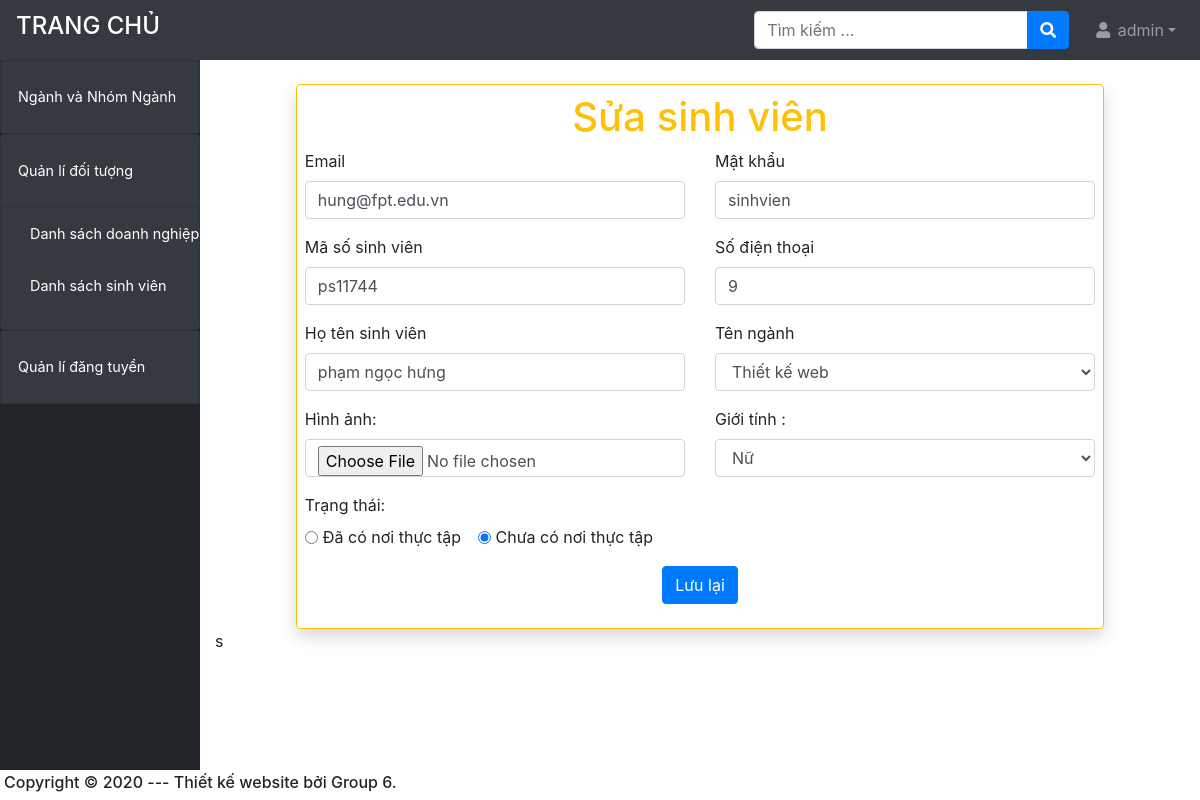
The page /admin/?ctrl=sinh_vien&act=edit&id_sv=47 (signed in) on the database as committed earlier.
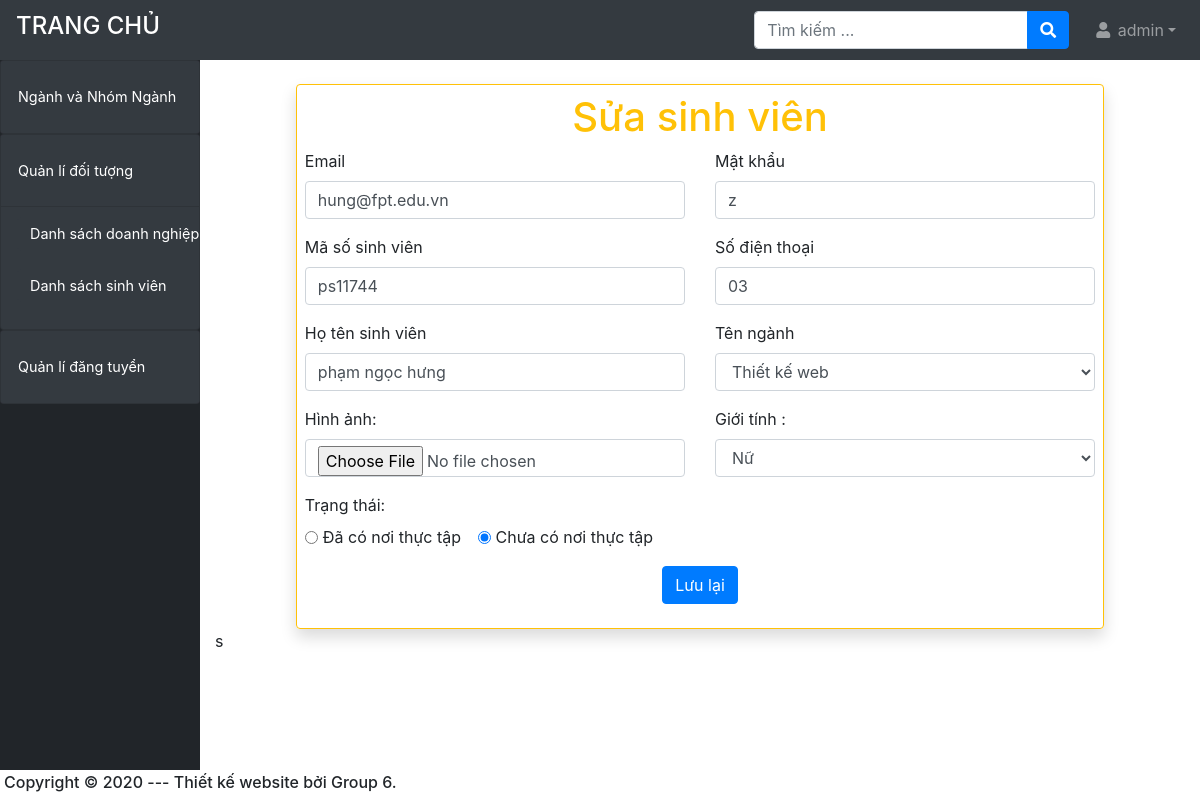
The same page on the database as committed later.
### tables this page shows
CREATE TABLE `user` (
  `id_user` int(12) NOT NULL,
  `user` varchar(50) NOT NULL,
  `pass` varchar(30) NOT NULL,
  `email` varchar(200) DEFAULT NULL,
  `chuc_vu` tinyint(1) NOT NULL,
  `kich_hoat` tinyint(1) DEFAULT 0 COMMENT 'dùng để check lần đầu login '
);

CREATE TABLE `sinh_vien` (
  `id_sv` int(11) NOT NULL,
  `id_user` int(12) NOT NULL,
  `mssv` varchar(10) DEFAULT NULL,
  `id_nganh` int(11) DEFAULT NULL,
  `ho_ten` varchar(50) DEFAULT NULL,
  `gioi_tinh` tinyint(1) DEFAULT NULL,
  `ngay_sinh` date DEFAULT NULL,
  `anh` varchar(100) DEFAULT NULL,
  `sdt` varchar(11) DEFAULT NULL,
  `dia_chi` varchar(200) DEFAULT NULL,
  `trang_thai` tinyint(1) DEFAULT NULL COMMENT '0 chưa có nơi thực tập 1 đã có'
);

### system/database.php (called while the page is built, shortened)
<?php
    function getConnection()  {
        try {
            $conn = new PDO("mysql:host=".HOST_DB.";dbname=".NAME_DB, USER_DB, PASS_DB);
            $conn->setAttribute(PDO::ATTR_ERRMODE, PDO::ERRMODE_EXCEPTION);
            return $conn;
            } catch(PDOException $e) {
            echo "Connection failed: " . $e->getMessage();
            }
        }
    function query($sql)   {
        $conn = getConnection();
        $result = $conn->query($sql);
        return $result;
        }
    function queryOne($sql) {
        $conn = getConnection();
        $result = $conn->query($sql);
        $row = $result->fetch(PDO::FETCH_ASSOC);
        return $row;
    }
?>

### admin/models/sinh_vien.php (called while the page is built, shortened)
<?php require_once('../system/database.php');
function getAllUser()
{
    $sql = "SELECT * from user";
    return query($sql);
}
function getSinhvienByID($id_sv)
{
    $sql = "SELECT * from sinh_vien where id_sv='$id_sv'";
    return queryOne($sql);
}
?>

### admin/models/nganh.php (called while the page is built, shortened)
<?php require_once('../system/database.php');
function getAllNganh()
{
    $sql = "SELECT * from nganh";
    return query($sql);
}
?>

### admin/views/sinh_vien-edit.php (the view, shortened to what the changed rows need)
    <form method="POST" class="col-10 mx-auto border border-warning p-2 shadow rounded mt-4" action="<?= ADMIN_URL ?>/?ctrl=sinh_vien&act=update" enctype="multipart/form-data">
        <div class="row justify-content-center align-items-center text-warning">
            <h1>Sửa sinh viên</h1>
        </div>
        <div class="row">
            <div class="form-group col-6">
            <label for="">Email</label>
                <?php $ds = getAllUser();
                foreach ($ds as $u) { ?>
                    <?php if ($row['id_user'] == $u['id_user']) { ?>
                        <input type="email" class="form-control" required id="email" name="email" value="<?= $u['email'] ?>">
                    <?php } ?>
                <?php } ?>
            </div>
            <div class="form-group col-6">
                <label for="">Mật khẩu</label>
                <?php $ds = getAllUser();
                foreach ($ds as $u) { ?>
                    <?php if ($row['id_user'] == $u['id_user']) { ?>
                        <input type="text" class="form-control" required id="email" name="pass" value="<?= $u['pass'] ?>">
                    <?php } ?>
                <?php } ?>
            </div>
        </div>
        <div class="row">
            <div class="form-group col-6">
                <label for="">Mã số sinh viên</label>
                <input type="text" class="form-control" id="mssv" name="mssv" required value="<?= $row['mssv'] ?>">
            </div>
            <div class="form-group col-6">
                <label for="">Số điện thoại</label>
                <input type="number" class="form-control" id="sdt" name="sdt" required value="<?= $row['sdt'] ?>">
            </div>
        </div>
        <div class="row">
            <div class="form-group col-6">
                <label for="">Họ tên sinh viên</label>
                <input type="text" class="form-control" id="user" name="ho_ten" required value="<?= $row['ho_ten'] ?>">
            </div>
            <div class="form-group col-6">
                <label for="">Tên ngành</label>
                <select name="id_nganh" class="form-control" required>
                    <?php require_once "models/nganh.php";
                    $ds = getAllNganh();
                    foreach ($ds as $r) { ?>
                        <?php if ($row['id_nganh'] == $r['id_nganh']) { ?>
                            <option value="<?= $r['id_nganh'] ?>" selected="selected"> <?= $r['ten_nganh'] ?></option>
                        <?php } else { ?>
                            <option value="<?= $r['id_nganh'] ?>"> <?= $r['ten_nganh'] ?></option>
                        <?php } ?>
                    <?php } ?>
                </select>
            </div>
        </div>
        <div class="row">
            <div class="form-group col-6">
                <label for="">Hình ảnh:</label>
                <input type="file" class="form-control" name="anh">
            </div>
            <div class="form-group col-6">
                <label for="">Giới tính :</label>
                <select name="gioi_tinh" id="" class="form-control">
                    <option value="1" <?= ($row['gioi_tinh'] == 1) ? "selected" : ""; ?>>Nữ</option>
                </select>
            </div>
        </div>
        <div class="row">
            <div class="form-group col-6">
                <label for="">Trạng thái:</label><br>
                <div class="form-check form-check-inline">
                    <input class="form-check-input" type="radio" name="trang_thai" id="trang_thai1" value="1" <?= ($row['trang_thai'] == 1) ? "checked" : ""; ?>>
                    <label class="form-check-label"> Đã có nơi thực tập</label>
                </div>
                <div class="form-check form-check-inline">
                    <input class="form-check-input" type="radio" name="trang_thai" id="trang_thai0" value="0" <?= ($row['trang_thai'] == 0) ? "checked" : ""; ?>>
                    <label class="form-check-label">Chưa có nơi thực tập</label>
                </div>
            </div>
        </div>
        <div class="row form-group  justify-content-center align-items-center ">
            <button type="submit" class="btn btn-primary">Lưu lại</button>
        </div>
    </form>
s

Rows that differ between the two databases and show on the page:
changed user "hung@fpt.edu.vn": pass "sinhvien" → "z"
changed sinh_vien "ps11744": sdt "9" → "03"
